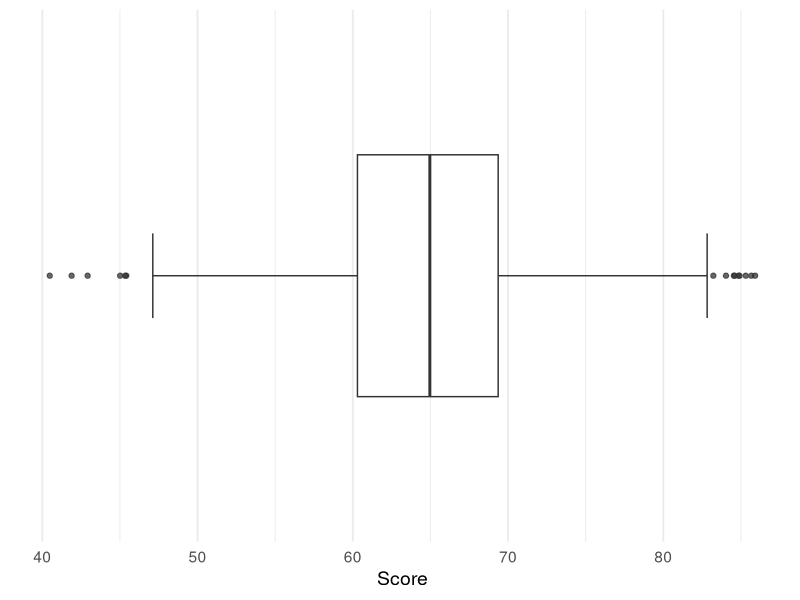
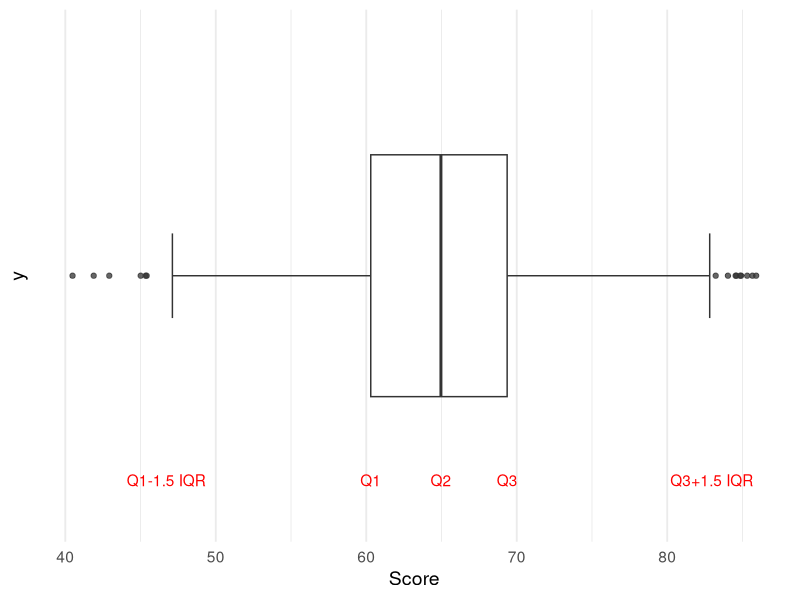
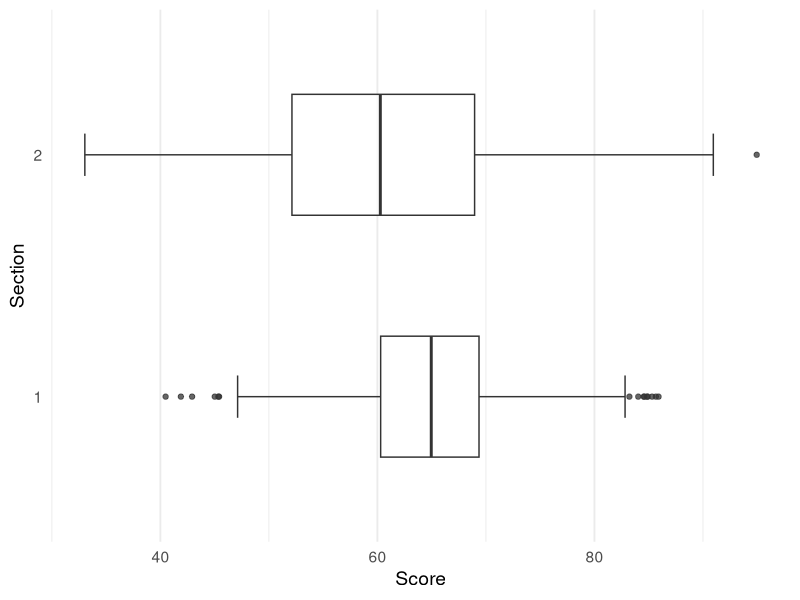
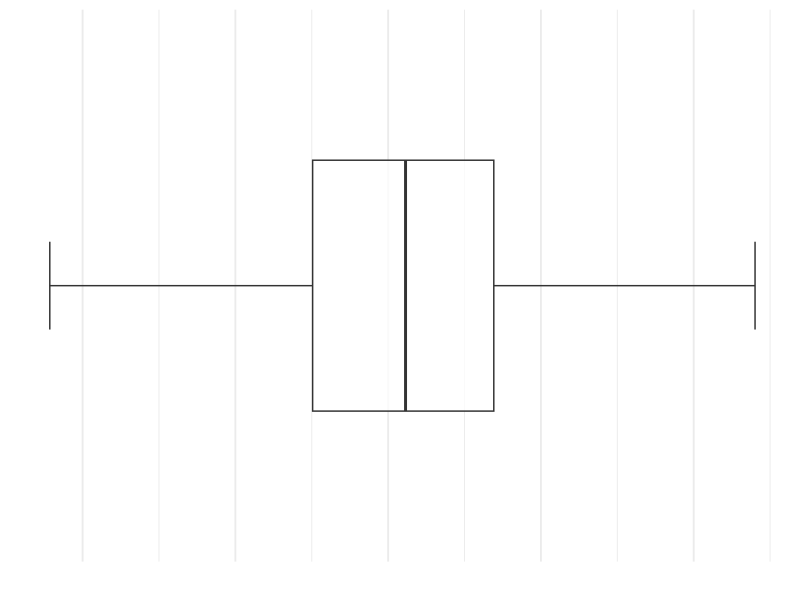
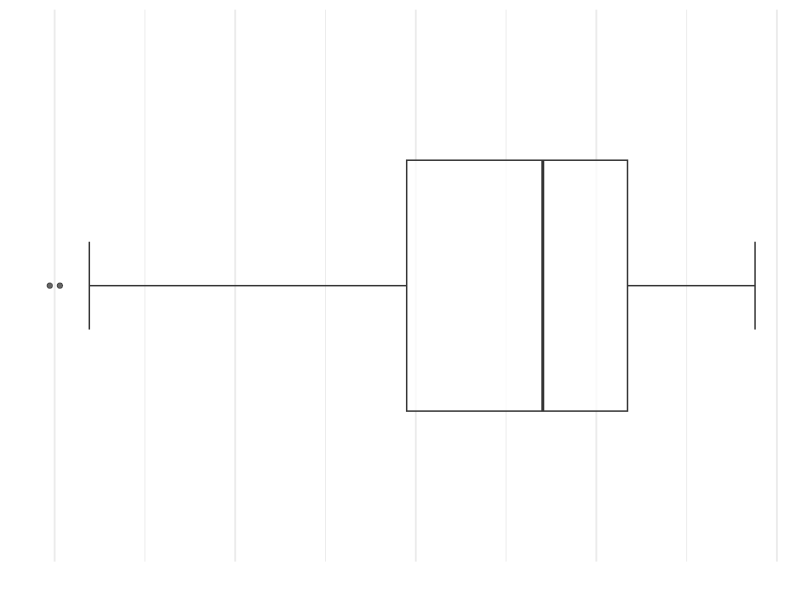
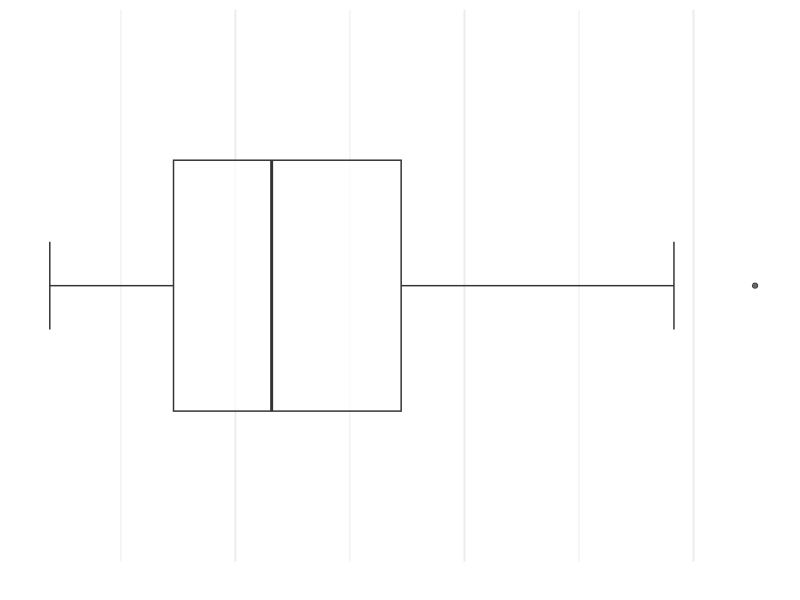
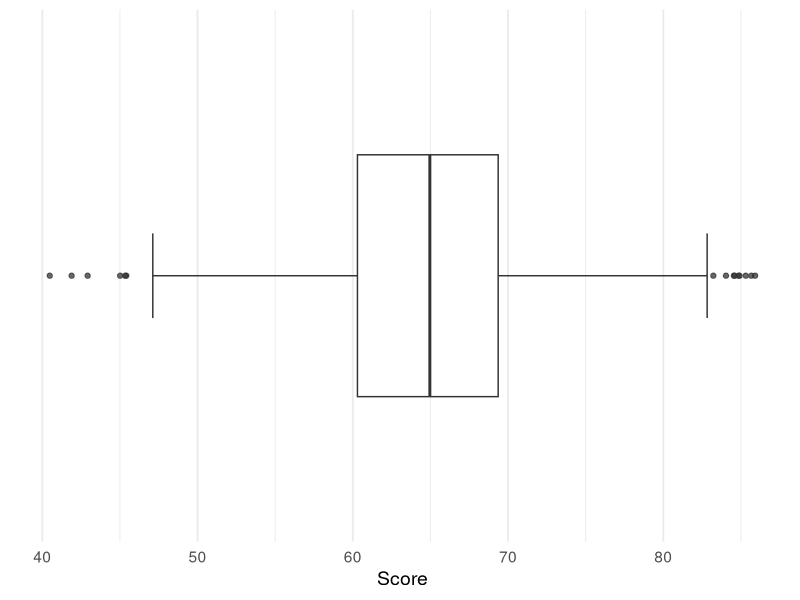
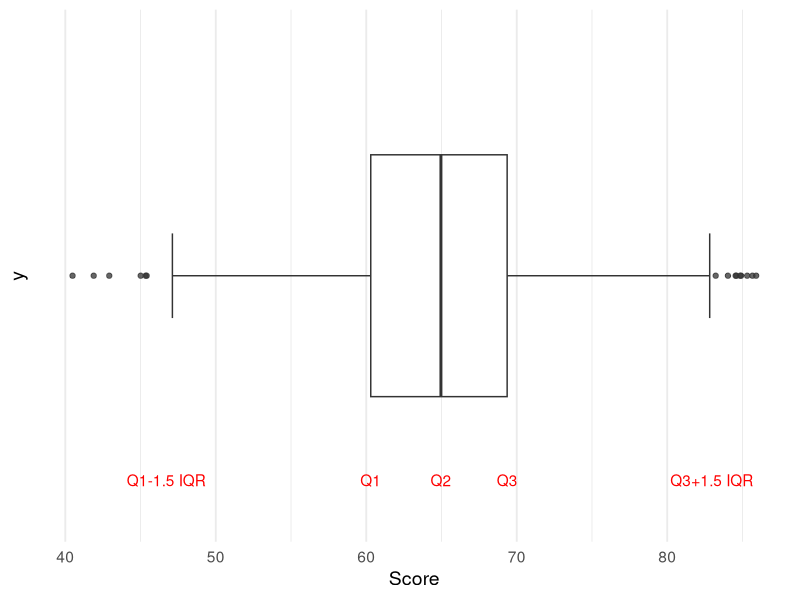

Recreate these plots in R, in order.
library(ggplot2)

set.seed(1)
x1 <- rnorm(100, 5, 5)
set.seed(2)
x2 <- rnorm(100, 5, 10)
x <- c(x1, x2)
x <- x+60
# boxplot(x, horizontal = T, xlab = "Marks", pch = 20)


set.seed(3)
y1 <- rnorm(100, 10, 10)
set.seed(4)
y2 <- rnorm(100, 10, 15)
y <- c(y1, y2)
y <- y+50


df <- data.frame(
    Score = c(x, y),
    Section = rep(c("1", "2"), each = 200)
)

# boxplot(Score ~ Section, df, horizontal = T)

xq1 <- quantile(x, 0.25)
xq2 <- quantile(x, 0.5)
xq3 <- quantile(x, 0.75)
xll <- xq1 - 1.5* IQR(x)
xul <- xq3 + 1.5* IQR(x)


ggplot() +
    aes(x=x) +
    geom_boxplot(alpha = 0.75, width = 0.65, staplewidth = 0.35) +
    theme_minimal(base_size = 14) +
    xlab("Score") +
    ylim(c(-0.65, 0.65)) +
    theme(
        axis.ticks.y = element_blank(),
        axis.text.y = element_blank(),
        panel.grid.major.y = element_blank(),
        panel.grid.minor.y = element_blank(),
        panel.background = element_rect(fill = "transparent", colour = NA), # Transparent panel bg
        plot.background = element_rect(fill = "transparent", colour = NA),   # Transparent plot bg
    )

ggsave("boxplot.pdf", width = 6, height = 1.5, units = "in")


ggplot() +
    aes(x=x) +
    geom_boxplot(alpha = 0.75, width = 0.65, staplewidth = 0.35) +
    theme_minimal(base_size = 14) +
    xlab("Score") +
    ylim(c(-0.65, 0.65)) +
    annotate("text", x = xq1, y = -0.55, label = "Q1", colour = "red") +
    annotate("text", x = xq2, y = -0.55, label = "Q2", colour = "red") +
    annotate("text", x = xq3, y = -0.55, label = "Q3", colour = "red") +
    annotate("text", x = xll, y = -0.55, label = "Q1-1.5 IQR", colour = "red") +
    annotate("text", x = xul, y = -0.55, label = "Q3+1.5 IQR", colour = "red") +
    # annotate("text", x = xq1, y = -0.3, label = "|", colour = "red") +
    # annotate("text", x = xq2, y = -0.3, label = "|", colour = "red") +
    # annotate("text", x = xq3, y = -0.3, label = "|", colour = "red") +
    # annotate("text", x = xll, y = -0.3, label = "|", colour = "red") +
    # annotate("text", x = xul, y = -0.3, label = "|", colour = "red") +
    theme(
        axis.ticks.y = element_blank(),
        axis.text.y = element_blank(),
        panel.grid.major.y = element_blank(),
        panel.grid.minor.y = element_blank(),
        panel.background = element_rect(fill = "transparent", colour = NA), # Transparent panel bg
        plot.background = element_rect(fill = "transparent", colour = NA),   # Transparent plot bg
    )

ggsave("boxplot-annotated.pdf", width = 6, height = 1.5, units = "in")




ggplot(df) +
    aes(x=Score, group = Section, y = Section) +
    geom_boxplot(alpha = 0.75, width = 0.5, staplewidth = 0.35) +
    theme_minimal(base_size = 14) +
    # xlab("Marks") +
    # ylim(c(-0.6, 0.6)) +
    # xlim(c(30, 95)) +
    theme(
        # axis.ticks.y = element_blank(),
        # axis.text.y = element_blank(),
        panel.grid.major.y = element_blank(),
        panel.grid.minor.y = element_blank(),
        panel.background = element_rect(fill = "transparent", colour = NA), # Transparent panel bg
        plot.background = element_rect(fill = "transparent", colour = NA),   # Transparent plot bg
    )

ggsave("boxplot-pair.pdf", width = 6, height = 2.5, units = "in")



## Skewnews with boxplot

set.seed(1)
symm <- rnorm(100)
ggplot() +
    aes(x=symm) +
    geom_boxplot(alpha = 0.75, width = 0.65, staplewidth = 0.35) +
    theme_minimal(base_size = 14) +
    xlab("") +
    ylim(c(-0.65, 0.65)) +
    theme(
        axis.ticks.y = element_blank(),
        axis.text.y = element_blank(),
        panel.grid.major.y = element_blank(),
        panel.grid.minor.y = element_blank(),
        axis.ticks.x = element_blank(),
        axis.text.x = element_blank(),
        panel.background = element_rect(fill = "transparent", colour = NA), # Transparent panel bg
        plot.background = element_rect(fill = "transparent", colour = NA),   # Transparent plot bg
    )
ggsave("boxplot-symmetric.pdf", width = 6, height = 1.5, units = "in")


set.seed(2)
lefts <- rbeta(100, shape1 = 5, shape2 = 2.25)
ggplot() +
    aes(x=lefts) +
    geom_boxplot(alpha = 0.75, width = 0.65, staplewidth = 0.35) +
    theme_minimal(base_size = 14) +
    xlab("") +
    ylim(c(-0.65, 0.65)) +
    theme(
        axis.ticks.y = element_blank(),
        axis.text.y = element_blank(),
        axis.ticks.x = element_blank(),
        axis.text.x = element_blank(),
        panel.grid.major.y = element_blank(),
        panel.grid.minor.y = element_blank(),
        panel.background = element_rect(fill = "transparent", colour = NA), # Transparent panel bg
        plot.background = element_rect(fill = "transparent", colour = NA),   # Transparent plot bg
    )
ggsave("boxplot-left-skewed.pdf", width = 6, height = 1.5, units = "in")


set.seed(3)
rights <- rgamma(100, shape = 2.75, scale = 1)
ggplot() +
    aes(x=rights) +
    geom_boxplot(alpha = 0.75, width = 0.65, staplewidth = 0.35) +
    theme_minimal(base_size = 14) +
    xlab("") +
    ylim(c(-0.65, 0.65)) +
    theme(
        axis.ticks.y = element_blank(),
        axis.text.y = element_blank(),
        axis.ticks.x = element_blank(),
        axis.text.x = element_blank(),
        panel.grid.major.y = element_blank(),
        panel.grid.minor.y = element_blank(),
        panel.background = element_rect(fill = "transparent", colour = NA), # Transparent panel bg
        plot.background = element_rect(fill = "transparent", colour = NA),   # Transparent plot bg
    )
ggsave("boxplot-right-skewed.pdf", width = 6, height = 1.5, units = "in")
